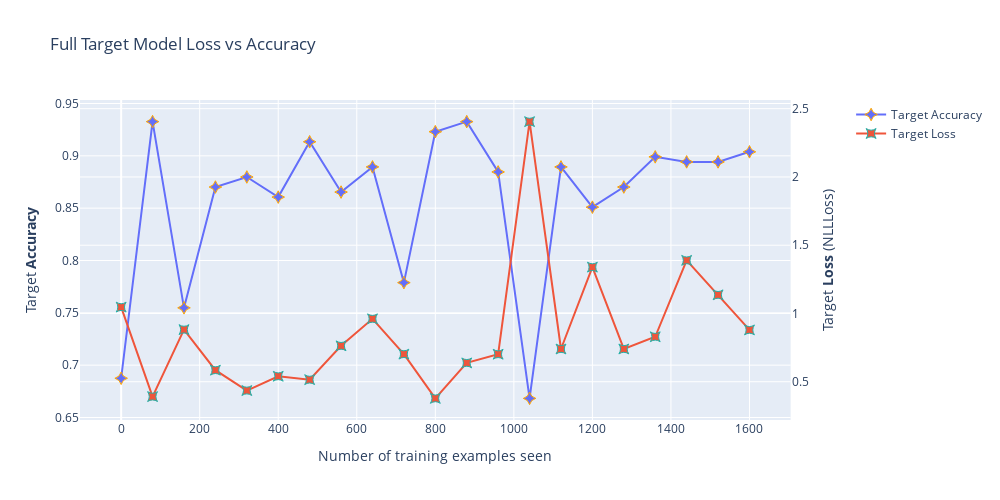

Notebook code cell kept with this figure:
### Code cell
import plotly
fig = plotly.subplots.make_subplots(specs=[[{"secondary_y": True}]])
fig.add_trace(go.Scatter(x=clf_test_counter, y=clf_accuracies, marker_symbol='star-diamond', 
                         marker_line_color="orange", marker_line_width=1, marker_size=9, mode='lines+markers', 
                         name='Target Accuracy'), secondary_y=False)
fig.add_trace(go.Scatter(x=clf_test_counter, y=clf_losses, marker_symbol='star-square', 
                         marker_line_color="lightseagreen", marker_line_width=1, marker_size=9, mode='lines+markers',
                         name='Target Loss'), secondary_y=True)
fig.update_layout(
    width=1000,
    height=500,
    title="Full Target Model Loss vs Accuracy")
fig.update_xaxes(title_text="Number of training examples seen")
fig.update_yaxes(title_text="Target <b>Accuracy</b>", secondary_y=False)
fig.update_yaxes(title_text="Target <b>Loss</b> (NLLLoss)", secondary_y=True)
fig.show()
fig.write_image(output_path+"/Target_Loss_Accuracy Loss.pdf")


import seaborn as sns
import matplotlib.pyplot as plt

data = {
    'Number of training examples seen': clf_test_counter,
    'Target Accuracy': clf_accuracies,
    'Target Loss': clf_losses
}

df = pd.DataFrame(data)
plt.figure(figsize=(10, 5))
sns.lineplot(data=df, x='Number of training examples seen', y='Target Accuracy', label='Target Accuracy')
ax2 = plt.twinx()
sns.lineplot(data=df, x='Number of training examples seen', y='Target Loss', ax=ax2, color='lightseagreen', label='Target Loss')
plt.title("Full Target Model Loss vs Accuracy")
plt.xlabel("Number of training examples seen")
plt.ylabel("Target Accuracy")
ax2.set_ylabel("Target Loss (NLLLoss)", color='lightseagreen')
plt.savefig(output_path+"/Target_Loss_Accuracy Loss.eps", format='eps', bbox_inches='tight')
plt.savefig(output_path+"/Target_Loss_Accuracy.png", format='png', bbox_inches='tight',dpi=300)
plt.show()

### Figure 1 — Plotly figure (JSON) as saved in the notebook; plotly's stock layout.template omitted (floating-point values rounded to 4 significant figures)
{"data": [{"marker": {"line": {"color": "orange", "width": 1}, "size": 9, "symbol": "star-diamond"}, "mode": "lines+markers", "name": "Target Accuracy", "type": "scatter", "x": [0, 80, 160, 240, 320, 400, 480, 560, 640, 720, 800, 880, 960, 1040, 1120, 1200, 1280, 1360, 1440, 1520, 1600], "xaxis": "x", "y": [0.6875, 0.9327, 0.7548, 0.8702, 0.8798, 0.8606, 0.9135, 0.8654, 0.8894, 0.7788, 0.9231, 0.9327, 0.8846, 0.6683, 0.8894, 0.851, 0.8702, 0.899, 0.8942, 0.8942, 0.9038], "yaxis": "y"}, {"marker": {"line": {"color": "lightseagreen", "width": 1}, "size": 9, "symbol": "star-square"}, "mode": "lines+markers", "name": "Target Loss", "type": "scatter", "x": [0, 80, 160, 240, 320, 400, 480, 560, 640, 720, 800, 880, 960, 1040, 1120, 1200, 1280, 1360, 1440, 1520, 1600], "xaxis": "x", "y": [1.047, 0.3913, 0.8819, 0.5846, 0.4355, 0.5401, 0.5153, 0.763, 0.9609, 0.7023, 0.3781, 0.6379, 0.7015, 2.405, 0.7397, 1.339, 0.7399, 0.8294, 1.389, 1.136, 0.8797], "yaxis": "y2"}], "layout": {"height": 500, "title": {"text": "Full Target Model Loss vs Accuracy"}, "width": 1000, "xaxis": {"anchor": "y", "domain": [0, 0.94], "title": {"text": "Number of training examples seen"}}, "yaxis": {"anchor": "x", "domain": [0, 1], "title": {"text": "Target <b>Accuracy</b>"}}, "yaxis2": {"anchor": "x", "overlaying": "y", "side": "right", "title": {"text": "Target <b>Loss</b> (NLLLoss)"}}}}
